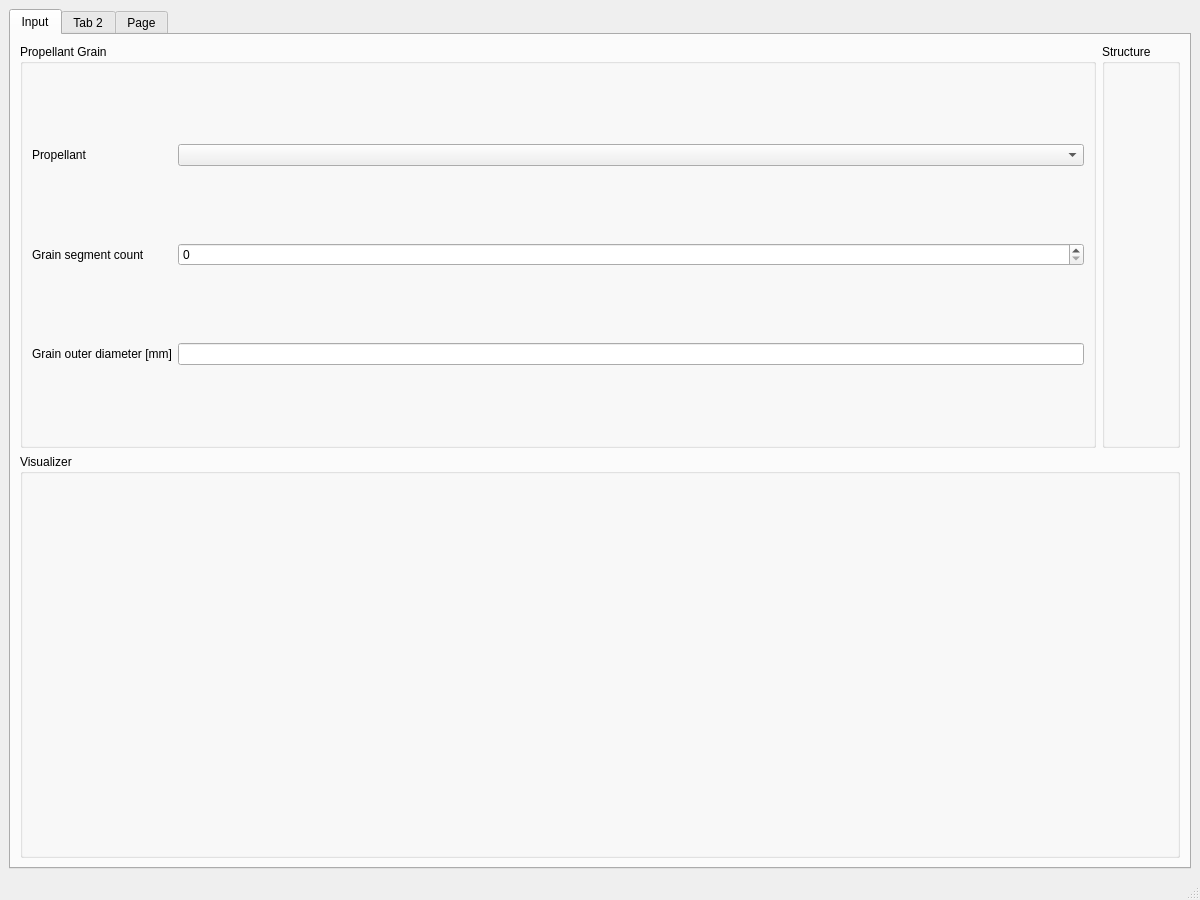
<?xml version="1.0" encoding="UTF-8"?>
<ui version="4.0">
 <class>MainWindow</class>
 <widget class="QMainWindow" name="MainWindow">
  <property name="geometry">
   <rect>
    <x>0</x>
    <y>0</y>
    <width>1200</width>
    <height>900</height>
   </rect>
  </property>
  <property name="windowTitle">
   <string>MainWindow</string>
  </property>
  <widget class="QWidget" name="centralwidget">
   <layout class="QGridLayout" name="gridLayout">
    <item row="0" column="0">
     <widget class="QTabWidget" name="tabWidget">
      <property name="tabPosition">
       <enum>QTabWidget::North</enum>
      </property>
      <property name="tabShape">
       <enum>QTabWidget::Rounded</enum>
      </property>
      <property name="currentIndex">
       <number>0</number>
      </property>
      <widget class="QWidget" name="inputTab">
       <attribute name="title">
        <string>Input</string>
       </attribute>
       <layout class="QGridLayout" name="gridLayout_2">
        <item row="0" column="1">
         <widget class="QGroupBox" name="structure">
          <property name="title">
           <string>Structure</string>
          </property>
         </widget>
        </item>
        <item row="0" column="0">
         <widget class="QGroupBox" name="propellantGrain">
          <property name="title">
           <string>Propellant Grain</string>
          </property>
          <layout class="QGridLayout" name="gridLayout_3">
           <item row="1" column="1">
            <widget class="QSpinBox" name="grainCount"/>
           </item>
           <item row="2" column="0">
            <widget class="QLabel" name="label_3">
             <property name="text">
              <string>Grain outer diameter [mm]</string>
             </property>
            </widget>
           </item>
           <item row="1" column="0">
            <widget class="QLabel" name="label_2">
             <property name="text">
              <string>Grain segment count</string>
             </property>
            </widget>
           </item>
           <item row="0" column="1">
            <widget class="QComboBox" name="propellant"/>
           </item>
           <item row="0" column="0">
            <widget class="QLabel" name="label">
             <property name="text">
              <string>Propellant</string>
             </property>
            </widget>
           </item>
           <item row="2" column="1">
            <widget class="QLineEdit" name="lineEdit"/>
           </item>
          </layout>
         </widget>
        </item>
        <item row="1" column="0" colspan="2">
         <widget class="QGroupBox" name="visualizer">
          <property name="title">
           <string>Visualizer</string>
          </property>
         </widget>
        </item>
       </layout>
      </widget>
      <widget class="QWidget" name="outputTab">
       <attribute name="title">
        <string>Tab 2</string>
       </attribute>
      </widget>
      <widget class="QWidget" name="thermalTab">
       <attribute name="title">
        <string>Page</string>
       </attribute>
      </widget>
     </widget>
    </item>
   </layout>
  </widget>
  <widget class="QMenuBar" name="menubar">
   <property name="geometry">
    <rect>
     <x>0</x>
     <y>0</y>
     <width>1200</width>
     <height>26</height>
    </rect>
   </property>
  </widget>
  <widget class="QStatusBar" name="statusbar"/>
 </widget>
 <resources/>
 <connections/>
</ui>
